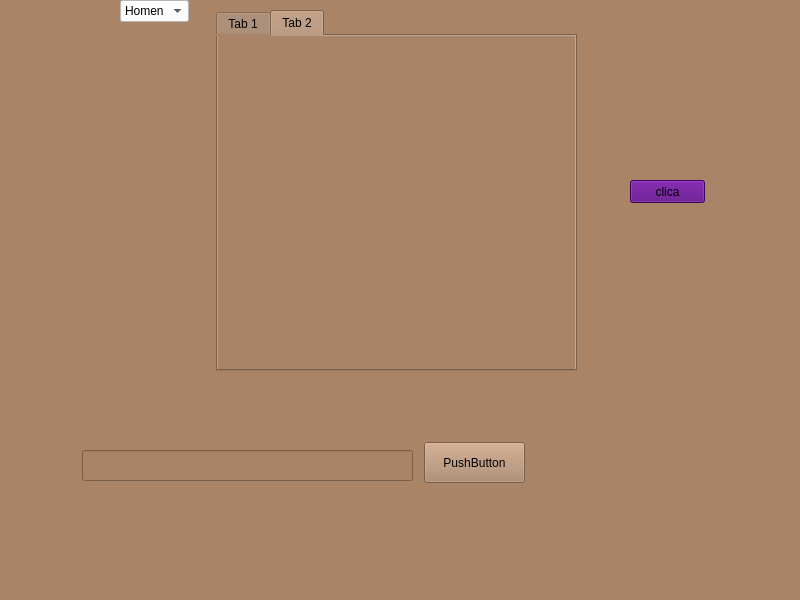
<?xml version="1.0" encoding="UTF-8"?>
<ui version="4.0">
 <class>MainWindow</class>
 <widget class="QMainWindow" name="MainWindow">
  <property name="geometry">
   <rect>
    <x>0</x>
    <y>0</y>
    <width>800</width>
    <height>600</height>
   </rect>
  </property>
  <property name="windowTitle">
   <string>MainWindow</string>
  </property>
  <property name="styleSheet">
   <string notr="true">background-color: rgb(169, 132, 103);</string>
  </property>
  <widget class="QWidget" name="centralwidget">
   <widget class="QComboBox" name="comboBox">
    <property name="geometry">
     <rect>
      <x>120</x>
      <y>0</y>
      <width>69</width>
      <height>22</height>
     </rect>
    </property>
    <property name="styleSheet">
     <string notr="true">background-color: rgb(255, 255, 255);</string>
    </property>
    <item>
     <property name="text">
      <string>Homen</string>
     </property>
    </item>
    <item>
     <property name="text">
      <string>Mulher</string>
     </property>
    </item>
   </widget>
   <widget class="QPushButton" name="pushButton">
    <property name="geometry">
     <rect>
      <x>630</x>
      <y>180</y>
      <width>75</width>
      <height>23</height>
     </rect>
    </property>
    <property name="styleSheet">
     <string notr="true">background-color: rgb(85, 0, 127);</string>
    </property>
    <property name="text">
     <string>clica</string>
    </property>
   </widget>
   <widget class="QTabWidget" name="tabWidget">
    <property name="geometry">
     <rect>
      <x>216</x>
      <y>10</y>
      <width>361</width>
      <height>361</height>
     </rect>
    </property>
    <property name="currentIndex">
     <number>1</number>
    </property>
    <widget class="QWidget" name="tab">
     <attribute name="title">
      <string>Tab 1</string>
     </attribute>
     <widget class="QTableWidget" name="tableWidget">
      <property name="geometry">
       <rect>
        <x>0</x>
        <y>0</y>
        <width>351</width>
        <height>321</height>
       </rect>
      </property>
      <column>
       <property name="text">
        <string>ID</string>
       </property>
      </column>
      <column>
       <property name="text">
        <string>Nome</string>
       </property>
      </column>
     </widget>
    </widget>
    <widget class="QWidget" name="tab_2">
     <attribute name="title">
      <string>Tab 2</string>
     </attribute>
    </widget>
   </widget>
   <widget class="QLineEdit" name="Id">
    <property name="geometry">
     <rect>
      <x>82</x>
      <y>450</y>
      <width>331</width>
      <height>31</height>
     </rect>
    </property>
   </widget>
   <widget class="QPushButton" name="pushButton_2">
    <property name="geometry">
     <rect>
      <x>424</x>
      <y>442</y>
      <width>101</width>
      <height>41</height>
     </rect>
    </property>
    <property name="text">
     <string>PushButton</string>
    </property>
   </widget>
  </widget>
  <widget class="QMenuBar" name="menubar">
   <property name="geometry">
    <rect>
     <x>0</x>
     <y>0</y>
     <width>800</width>
     <height>21</height>
    </rect>
   </property>
  </widget>
  <widget class="QStatusBar" name="statusbar"/>
 </widget>
 <resources/>
 <connections/>
</ui>
